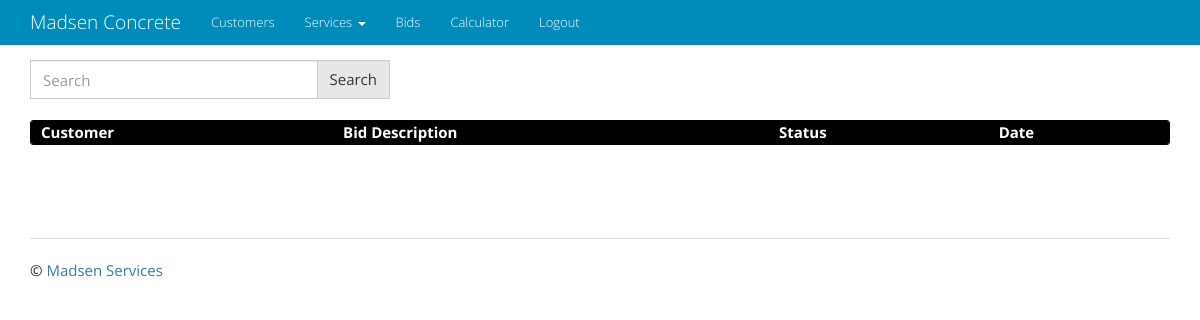
The page /bid/ (signed in) on the database as committed earlier.
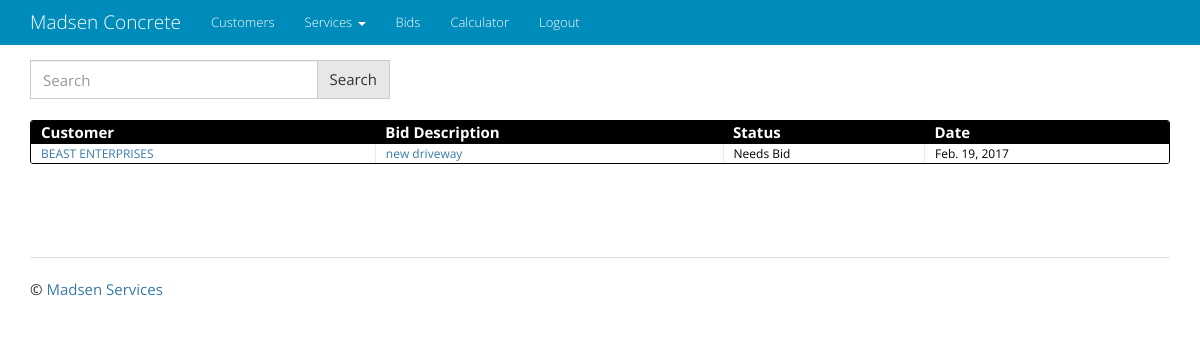
The same page on the database as committed later.
### bid/models.py (models this page shows, shortened)
class Bid(models.Model):
    description = models.CharField(max_length=2000)
    notes = models.CharField(max_length=2000, blank=True)
    timestamp = models.DateTimeField(auto_now_add=True)
    customer = models.ForeignKey('customer.Customer', on_delete=models.CASCADE)
    address = models.ForeignKey('address.Address')
    scheduled_bid_date = models.DateTimeField(null=True, blank=True)
    tentative_start = models.DateField(null=True, blank=True)
    actual_start = models.DateField(null=True, blank=True)
    completion_date = models.DateField(null=True, blank=True)
    custom_down_payment = models.FloatField(null=True, blank=True,
                                            verbose_name='Custom Down Payment: Blank means default down payment. Enter -1 for no down payment or any other value for custom down payment')
    status = models.CharField(max_length=2000, choices=BID_STATUS, default='Needs Bid')
    billto_name = models.CharField(max_length=100, blank=True, verbose_name='Alternative Bill To Name')
    billto_street = models.CharField(max_length=100, blank=True, verbose_name='Alternative Bill To Street')
    billto_city_st_zip = models.CharField(max_length=100, blank=True, verbose_name="Alternative Bill To City, ST, ZIP")
    billto_telephone = models.CharField(max_length=10, blank=True, verbose_name="Alternative Bill To Telephone Number")
    class Meta:
        verbose_name_plural = 'Bids'
    def get_absolute_url(self):
        return reverse('bid_app:bid_detail', kwargs={'pk': self.id})

### customer/models.py (models this page shows, shortened)
class Customer(models.Model):
    first_name = models.CharField(max_length=64, help_text="Enter the customer's first name")
    last_name = models.CharField(max_length=64, blank=True, help_text="Enter the customer's last name")
    company_name = models.CharField(max_length=128, blank=True, help_text="Enter the company name")
    email = models.EmailField(help_text="Enter the customer email address", blank=True)
    telephone = models.CharField(max_length=10, blank=True, help_text="Enter the customer telephone number")
    created_date = models.DateTimeField(auto_now_add=True)
    class Meta:
        verbose_name_plural = 'Customers'
    def get_absolute_url(self):
        return reverse('customer_app:customer_detail', kwargs={'pk': self.pk})

### bid/views.py (the view, shortened to what this page needs)
class BidList(LoginRequiredMixin, ListView):
    model = Bid
    paginate_by = 20
    def get_queryset(self):
        queryset_list = Bid.objects.order_by('-timestamp')
        query = self.request.GET.get('q')
        return queryset_list

### templates/bid/bid_list.html (shortened to what this page needs)
{% extends "base.html" %}
{% block content %}
{% include 'q_search_form.html' %}
<br>
<h4 class="entries">
  <div class="datagrid">
    <table>
      <thead>
        <tr>
          <th><strong>Customer</strong></th>
          <th><strong>Bid Description</strong></th>
          <th><strong>Status</strong></th>
          <th><strong>Date</strong></th>
        </tr>
      </thead>
      {% for bid in object_list %}
          <tr style="{% cycle 'background: white' 'background: #F0F0F0' %}">
              <td><a href="{{ bid.customer.get_absolute_url }}">{% if bid.customer.company_name %}{{ bid.customer.company_name }}
                  {% else %}{{ bid.customer.first_name }} {{ bid.customer.last_name }}{% endif %}</a></td>
              <td><a href="{{ bid.get_absolute_url }}">{{ bid.description|truncatechars:100 }}</a></td>
              <td>{{ bid.status }}</td>
              <td>{{ bid.timestamp|date }}</td>
          </tr>
      {% endfor %}
    </table>
</div>
{% endblock content %}

Rows that differ between the two databases and show on the page:
added Bid: customer.company_name "BEAST ENTERPRISES", description "new driveway", status "Needs Bid", timestamp "Feb. 19, 2017"
